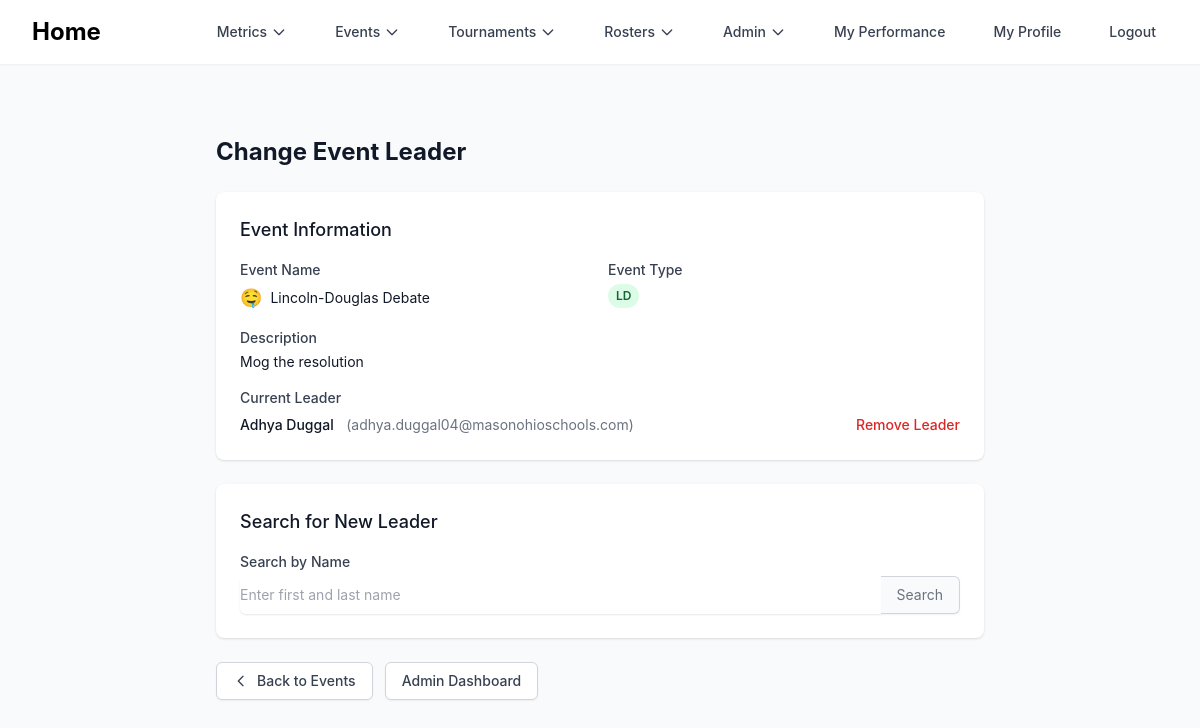
/admin/change_event_leader/1 (signed in), run on the app's committed database.
### mason_snd/models/events.py (models this page shows)
class Event(db.Model):
    id = db.Column(db.Integer, primary_key=True)
    event_name = db.Column(db.String)
    event_description = db.Column(db.String)
    event_emoji = db.Column(db.String)
    owner_id = db.Column(db.Integer, db.ForeignKey('user.id'))
    owner = db.relationship('User', foreign_keys=[owner_id], backref='event')
    event_type = db.Column(db.Integer) # 0 = speech, 1 = LD, 2 = PF
    is_partner_event = db.Column(db.Boolean, default=False) # True if event requires partners

### mason_snd/models/auth.py (models this page shows, shortened)
class User(db.Model):
    id = db.Column(db.Integer, primary_key=True)
    first_name = db.Column(db.String(50), nullable=False)
    last_name = db.Column(db.String(50), nullable=False)
    email = db.Column(db.String(50), nullable=True)
    password = db.Column(db.String(500), nullable=True)
    phone_number = db.Column(db.String(50), nullable=True)
    is_parent = db.Column(db.Boolean, default=False)
    role = db.Column(db.Integer, default=0)
    judging_reqs = db.Column(db.String(5000), nullable=True)
    emergency_contact_first_name = db.Column(db.String(50), nullable=True)
    emergency_contact_last_name = db.Column(db.String(50), nullable=True)
    emergency_contact_number = db.Column(db.String(50), nullable=True)
    emergency_contact_relationship = db.Column(db.String(50), nullable=True)
    emergency_contact_email = db.Column(db.String(50), nullable=True)
    child_first_name = db.Column(db.String(50), nullable=True)
    child_last_name = db.Column(db.String(50), nullable=True)
    points = db.Column(db.Integer, default=0)
    drops = db.Column(db.Integer, default=0)
    bids = db.Column(db.Integer, default=0)
    tournaments_attended_number = db.Column(db.Integer, default=0)
    account_claimed = db.Column(db.Boolean, default=False)

### mason_snd/blueprints/admin/admin.py (the view, shortened to what this page needs)
@admin_bp.route('/change_event_leader/<int:event_id>', methods=['GET', 'POST'])
def change_event_leader(event_id):
    user_id = session.get('user_id')
    if not user_id:
        flash('Please log in to access this page.', 'error')
        return redirect(url_for('auth.login'))
    user = User.query.filter_by(id=user_id).first()
    if not user or user.role <= 1:
        flash('Restricted Access!!!!!')
        return redirect(url_for('profile.index', user_id=user_id))
    event = Event.query.get_or_404(event_id)
    return render_template('admin/change_event_leader.html', event=event)

### mason_snd/templates/admin/change_event_leader.html (shortened to what this page needs)
{% extends "admin/base.html" %}
{% block content %}
<div class="py-8 px-4 sm:px-6 lg:px-8">
    <div class="max-w-3xl mx-auto">
        <h1 class="text-2xl font-bold text-gray-900 mb-6">Change Event Leader</h1>
        <div class="bg-white shadow rounded-lg p-6 mb-6">
            <h2 class="text-lg font-medium text-gray-900 mb-4">Event Information</h2>
            <div class="grid grid-cols-1 md:grid-cols-2 gap-4">
                <div>
                    <label class="block text-sm font-medium text-gray-700">Event Name</label>
                    <div class="mt-1 flex items-center">
                        {% if event.event_emoji %}
                        <span class="text-lg mr-2">{{ event.event_emoji }}</span>
                        {% endif %}
                        <span class="text-sm text-gray-900">{{ event.event_name }}</span>
                    </div>
                </div>
                <div>
                    <label class="block text-sm font-medium text-gray-700">Event Type</label>
                    <span class="mt-1 inline-flex px-2 py-1 text-xs font-semibold rounded-full
                        {% if event.event_type == 0 %}bg-blue-100 text-blue-800
                        {% elif event.event_type == 1 %}bg-green-100 text-green-800
                        {% elif event.event_type == 2 %}bg-purple-100 text-purple-800
                        {% else %}bg-gray-100 text-gray-800{% endif %}">
                        {% if event.event_type == 0 %}Speech
                        {% elif event.event_type == 1 %}LD
                        {% elif event.event_type == 2 %}PF
                        {% else %}Unknown{% endif %}
                    </span>
                </div>
                <div class="md:col-span-2">
                    <label class="block text-sm font-medium text-gray-700">Description</label>
                    <p class="mt-1 text-sm text-gray-900">{{ event.event_description or 'No description available' }}</p>
                </div>
                <div class="md:col-span-2">
                    <label class="block text-sm font-medium text-gray-700">Current Leader</label>
                    {% if event.owner %}
                    <div class="mt-1 flex items-center justify-between">
                        <div>
                            <span class="text-sm font-medium text-gray-900 capitalize">{{ event.owner.first_name }} {{ event.owner.last_name }}</span>
                            <span class="text-sm text-gray-500 ml-2">({{ event.owner.email }})</span>
                        </div>
                        <form method="post" class="inline">
                            <button type="submit"
                                    onclick="return confirm('Are you sure you want to remove the current leader?')"
                                    class="text-red-600 hover:text-red-900 text-sm font-medium">
                                Remove Leader
                            </button>
                        </form>
                    </div>
                    {% else %}
                    <span class="mt-1 text-sm text-gray-400 italic">No leader currently assigned</span>
                    {% endif %}
                </div>
            </div>
        </div>
        <div class="bg-white shadow rounded-lg p-6 mb-6">
            <h2 class="text-lg font-medium text-gray-900 mb-4">Search for New Leader</h2>
            <form method="post" class="space-y-4">
                <div>
                    <label for="search_query" class="block text-sm font-medium text-gray-700">
                        Search by Name
                    </label>
                    <div class="mt-1 flex rounded-md shadow-sm">
                        <input type="text"
                               name="search_query"
                               id="search_query"
                               value="{{ search_query or '' }}"
                               class="flex-1 rounded-l-md border-gray-300 shadow-sm focus:border-blue-500 focus:ring-blue-500 sm:text-sm"
                               placeholder="Enter first and last name">
                        <button type="submit"
                                class="inline-flex items-center px-4 py-2 border border-l-0 border-gray-300 rounded-r-md bg-gray-50 text-gray-500 text-sm hover:bg-gray-100 focus:outline-none focus:ring-1 focus:ring-blue-500 focus:border-blue-500">
                            Search
                        </button>
                    </div>
                </div>
            </form>
        </div>
        <div class="flex space-x-3">
            <a href="{{ url_for('admin.events_management') }}"
               class="inline-flex items-center px-4 py-2 border border-gray-300 rounded-md shadow-sm text-sm font-medium text-gray-700 bg-white hover:bg-gray-50 focus:outline-none focus:ring-2 focus:ring-offset-2 focus:ring-blue-500">
                <svg class="mr-2 h-4 w-4" fill="none" viewBox="0 0 24 24" stroke="currentColor">
                    <path stroke-linecap="round" stroke-linejoin="round" stroke-width="2" d="M15 19l-7-7 7-7" />
                </svg>
                Back to Events
            </a>
            <a href="{{ url_for('admin.index') }}"
               class="inline-flex items-center px-4 py-2 border border-gray-300 rounded-md shadow-sm text-sm font-medium text-gray-700 bg-white hover:bg-gray-50 focus:outline-none focus:ring-2 focus:ring-offset-2 focus:ring-blue-500">
                Admin Dashboard
            </a>
        </div>
    </div>
</div>
{% endblock %}

### mason_snd/templates/admin/base.html (style rules this page uses)
body { font-family: 'Inter', sans-serif; }

### data on the page
Event: event_emoji "🤤", event_name "Lincoln-Douglas Debate", event_description "Mog the resolution"
User: owner.first_name "Adhya", owner.last_name "Duggal", owner.email "adhya.duggal04@masonohioschools.com"
